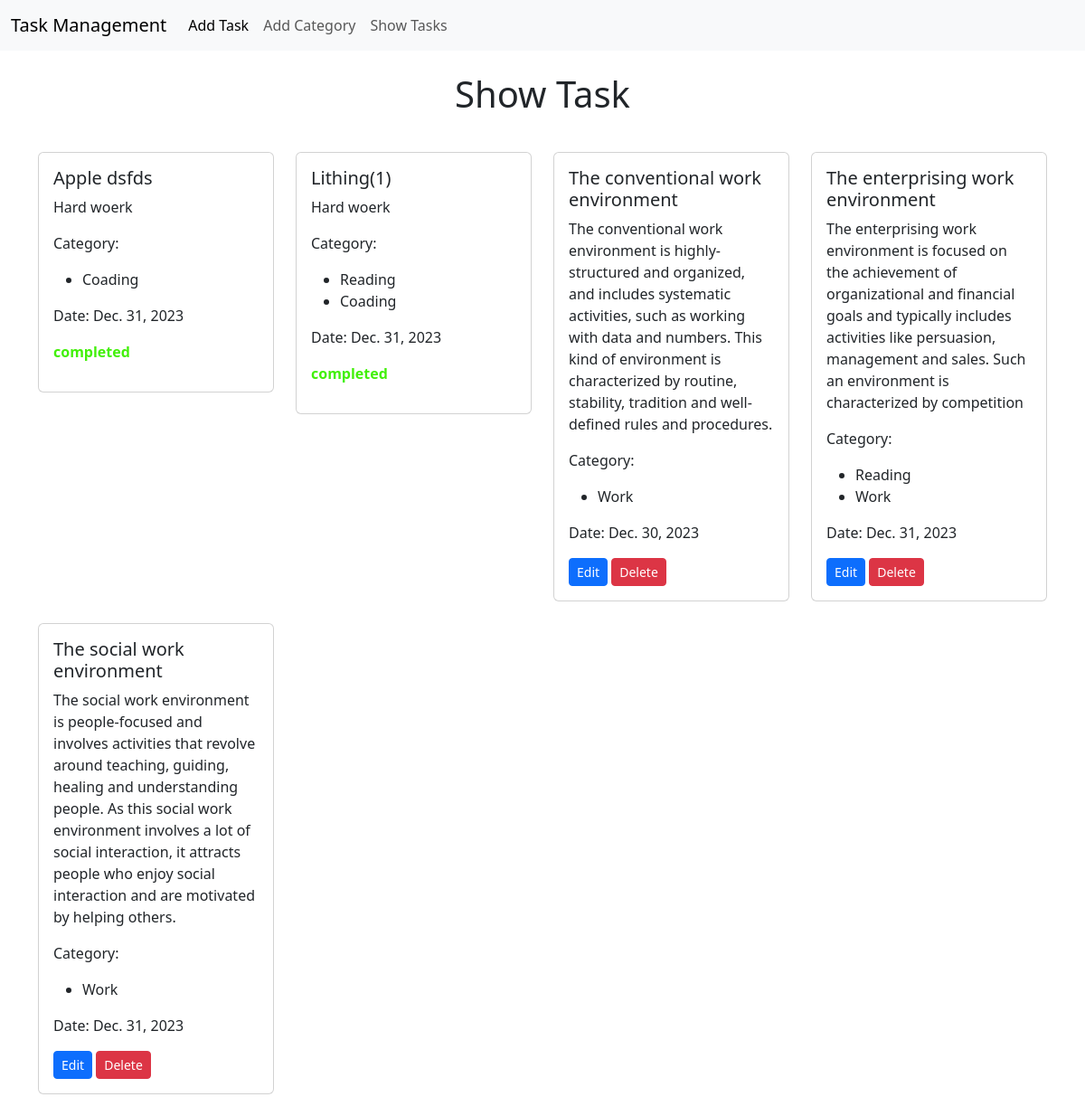
The page /task/show/ on the database its author committed.
### task/models.py (models this page shows, shortened)
class TaskModel(models.Model):
    task_title=models.CharField(max_length=200)
    task_description =models.CharField(max_length=300)
    category=models.ManyToManyField(CategoryModel)
    is_completed=models.BooleanField(default=False)
    task_assign_date=models.DateField()

### category/models.py (models this page shows, shortened)
class CategoryModel(models.Model):
    category_name=models.CharField(max_length=200)

### task/views.py (the view)
# urls.py: path('show/',views.show_task,name="show_task"),
def show_task(request):
    data=TaskModel.objects.all()
    return render(request,"show_task.html",{"data":data})

### task/templates/show_task.html (shortened to what this page needs)
{% extends "base.html" %}
{%block content%}
    <h1 class="text-center my-2 py-3">Show Task</h1>
    <div class="container my-4">
        <div class="row row-cols-1 row-cols-md-4 g-4">
            {%for d in data%}
            <div class="col">
              <div class="card">
                <div class="card-body">
                  <h5 class="card-title">{{d.task_title}}</h5>
                  <p class="card-text">{{d.task_description}}</p>
                  <p class="card-text">Category:</p>
                  <ul>
                  {%for cat in d.category.all%}
                  <li>{{cat.category_name}}</li>
                  {%endfor %}
                  </ul>
                  <p>Date: {{d.task_assign_date}}</p>
                  {%if d.is_completed%}
                  <p style="color:#42F009;font-weight:bold;">completed</p>
                  {%else %}
                  <a class="btn btn-sm btn-primary" href={%url "edit_task" d.id%}>Edit</a>
                  <a class="btn btn-sm btn-danger" href={%url "delete_task" d.id%}>Delete</a>
                  {%endif%}
                </div>
              </div>
            </div>
            {%endfor%}
          </div>
    </div>
{%endblock%}

### templates/base.html (shortened to what this page needs)
<!doctype html>
<html lang="en">
  <head>
    <link href="https://cdn.jsdelivr.net/npm/bootstrap@5.3.2/dist/css/bootstrap.min.css" rel="stylesheet">
  </head>
  <body>
    <nav class="navbar bg-dark navbar-expand-lg bg-body-tertiary data-bs-theme="dark"">
      <div class="container-fluid">
        <a class="navbar-brand" href={%url "show_task"%}>Task Management</a>
        <div class="collapse navbar-collapse" id="navbarNavDropdown">
          <ul class="navbar-nav">
            <li class="nav-item">
              <a class="nav-link active" aria-current="page" href={%url "add_task"%}>Add Task</a>
            </li>
            <li class="nav-item">
              <a class="nav-link" href={%url "add_category"%}>Add Category</a>
            </li>
            <li class="nav-item">
              <a class="nav-link" href={%url "show_task"%}>Show Tasks</a>
            </li>
          </ul>
        </div>
      </div>
    </nav>
    {%block content%}
    {%endblock%}
  </body>
</html>

### rows shown on the page
TaskModel: task_title "Apple dsfds", task_description "Hard woerk", task_assign_date "Dec. 31, 2023", is_completed "completed"
CategoryModel: category_name "Coading"
TaskModel: task_title "Lithing(1)", task_description "Hard woerk", task_assign_date "Dec. 31, 2023", is_completed "completed"
CategoryModel: category_name "Reading"
TaskModel: task_title "The conventional work environment", task_description "The conventional work environment is highly-structured and organized, and includes systematic activities, such as working with data and numbers. This kind of environment is characterized by routine, stability, tradition and well-defined rules and procedures.", task_assign_date "Dec. 30, 2023", is_completed "Edit"
CategoryModel: category_name "Work"
TaskModel: task_title "The enterprising work environment", task_description "The enterprising work environment is focused on the achievement of organizational and financial goals and typically includes activities like persuasion, management and sales. Such an environment is characterized by competition", task_assign_date "Dec. 31, 2023", is_completed "Edit"
TaskModel: task_title "The social work environment", task_description "The social work environment is people-focused and involves activities that revolve around teaching, guiding, healing and understanding people. As this social work environment involves a lot of social interaction, it attracts people who enjoy social interaction and are motivated by helping others.", task_assign_date "Dec. 31, 2023", is_completed "Edit"
